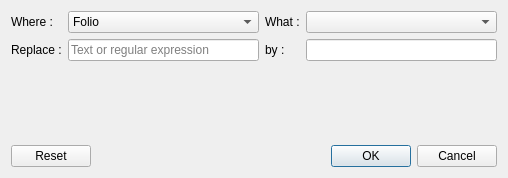
<?xml version="1.0" encoding="UTF-8"?>
<ui version="4.0">
 <class>replaceAdvancedDialog</class>
 <widget class="QDialog" name="replaceAdvancedDialog">
  <property name="geometry">
   <rect>
    <x>0</x>
    <y>0</y>
    <width>508</width>
    <height>178</height>
   </rect>
  </property>
  <property name="windowTitle">
   <string>Advanced search/replace</string>
  </property>
  <layout class="QGridLayout" name="gridLayout" columnstretch="0,0,0,0">
   <item row="1" column="3">
    <widget class="QLineEdit" name="m_replace_le">
     <property name="clearButtonEnabled">
      <bool>false</bool>
     </property>
    </widget>
   </item>
   <item row="1" column="2">
    <widget class="QLabel" name="label_4">
     <property name="text">
      <string>by :</string>
     </property>
    </widget>
   </item>
   <item row="1" column="0">
    <widget class="QLabel" name="label_2">
     <property name="text">
      <string>Replace :</string>
     </property>
    </widget>
   </item>
   <item row="3" column="0" colspan="4">
    <widget class="QDialogButtonBox" name="m_button_box">
     <property name="orientation">
      <enum>Qt::Horizontal</enum>
     </property>
     <property name="standardButtons">
      <set>QDialogButtonBox::Cancel|QDialogButtonBox::Ok|QDialogButtonBox::Reset</set>
     </property>
    </widget>
   </item>
   <item row="0" column="0">
    <widget class="QLabel" name="label">
     <property name="text">
      <string>Where :</string>
     </property>
    </widget>
   </item>
   <item row="1" column="1">
    <widget class="QLineEdit" name="m_search_le">
     <property name="placeholderText">
      <string>Text or regular expression</string>
     </property>
    </widget>
   </item>
   <item row="0" column="3">
    <widget class="QComboBox" name="m_what_cb"/>
   </item>
   <item row="0" column="1">
    <widget class="QComboBox" name="m_who_cb">
     <item>
      <property name="text">
       <string>Folio</string>
      </property>
     </item>
     <item>
      <property name="text">
       <string>Element</string>
      </property>
     </item>
     <item>
      <property name="text">
       <string>Conductor</string>
      </property>
     </item>
     <item>
      <property name="text">
       <string>Independent text</string>
      </property>
     </item>
    </widget>
   </item>
   <item row="0" column="2">
    <widget class="QLabel" name="label_3">
     <property name="text">
      <string>What :</string>
     </property>
    </widget>
   </item>
   <item row="2" column="1">
    <spacer name="verticalSpacer">
     <property name="orientation">
      <enum>Qt::Vertical</enum>
     </property>
     <property name="sizeHint" stdset="0">
      <size>
       <width>20</width>
       <height>40</height>
      </size>
     </property>
    </spacer>
   </item>
  </layout>
 </widget>
 <tabstops>
  <tabstop>m_search_le</tabstop>
  <tabstop>m_replace_le</tabstop>
  <tabstop>m_who_cb</tabstop>
  <tabstop>m_what_cb</tabstop>
 </tabstops>
 <resources/>
 <connections/>
</ui>
